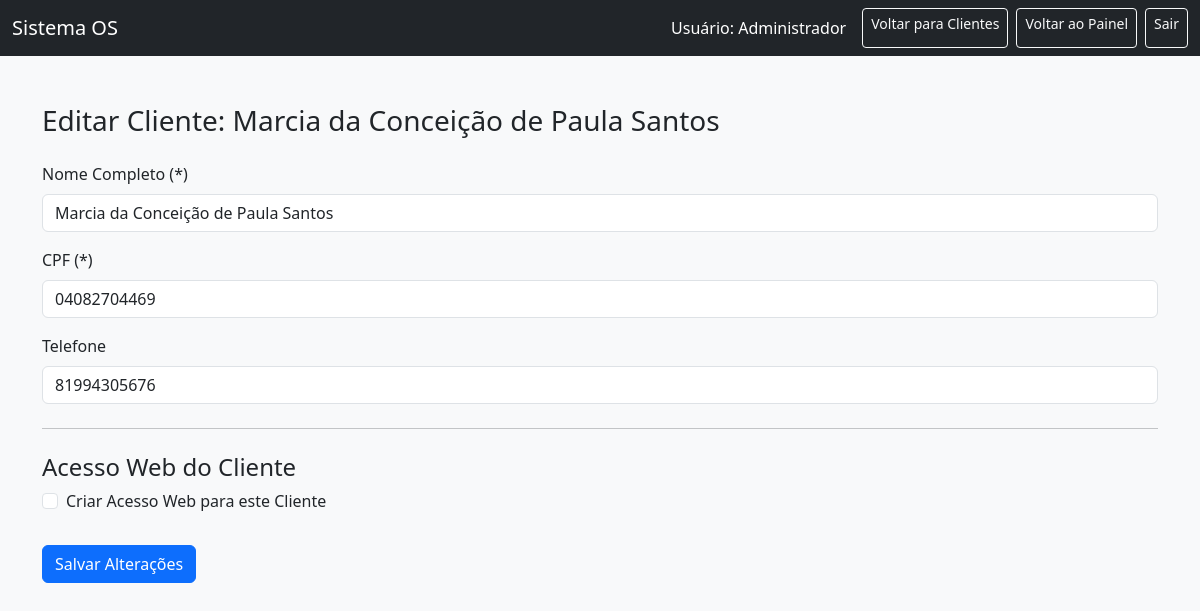
Before: /editar_cliente/1 (signed in) with the older database file.
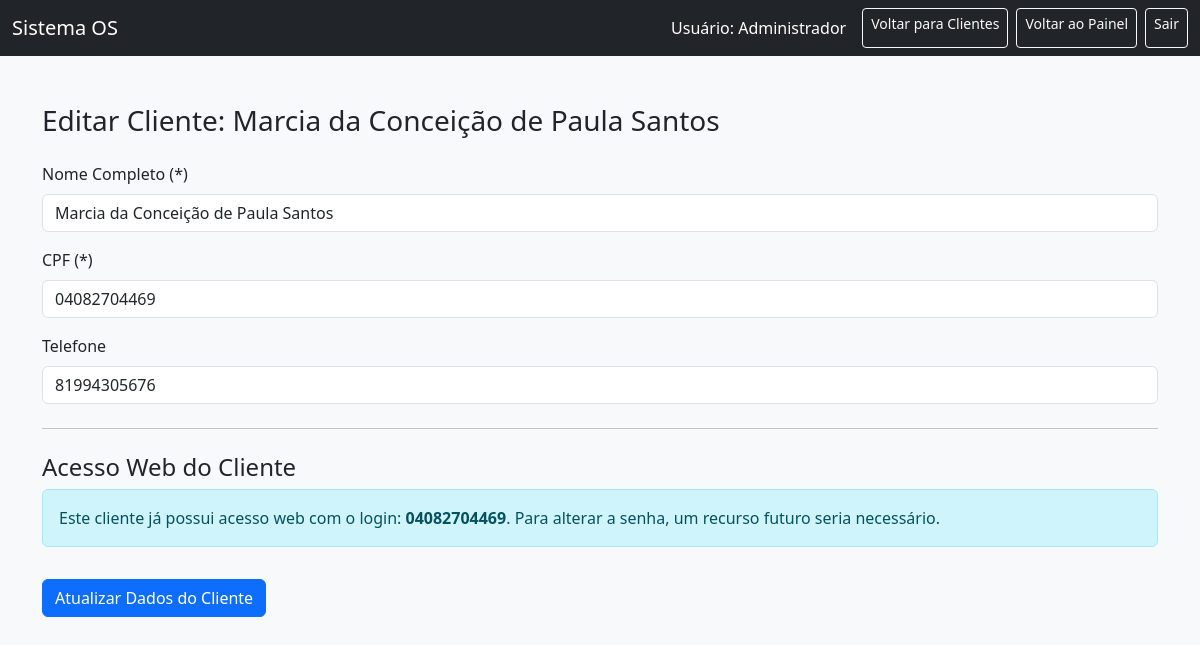
After: the same page with the newer database file.
### tables this page shows
CREATE TABLE usuarios (
            id INTEGER PRIMARY KEY AUTOINCREMENT,
            nome TEXT NOT NULL,
            login TEXT NOT NULL UNIQUE,
            senha TEXT NOT NULL,
            permissao TEXT NOT NULL,
            id_cliente INTEGER,
            FOREIGN KEY (id_cliente) REFERENCES clientes(id)
        );

### app.py (the view)
@app.route('/editar_cliente/<int:id>', methods=['GET', 'POST'])
def editar_cliente(id):
    if 'permissao' not in session or session['permissao'] not in ['admin', 'atendente']:
        flash('Você não tem permissão para acessar esta página.', 'warning')
        return redirect(url_for('dashboard'))
    conn = sqlite3.connect(DB)
    c = conn.cursor()
    if request.method == 'POST':
        nome = request.form['nome'].strip()
        cpf = request.form['cpf'].strip()
        telefone = request.form['telefone'].strip()
        criar_acesso_web = request.form.get('criar_acesso_web') # Checkbox para criar/manter acesso
        login_web = request.form.get('login_web', '').strip()
        senha_web = request.form.get('senha_web', '').strip()
        if not nome or not cpf:
            flash('Nome e CPF são campos obrigatórios para o cliente.', 'danger')
            c.execute("SELECT id, nome, cpf, telefone FROM clientes WHERE id=?", (id,))
            cliente_info = c.fetchone()
            c.execute("SELECT login FROM usuarios WHERE id_cliente=? AND permissao='cliente'", (id,))
            cliente_web_info = c.fetchone()
            conn.close()
            return render_template('editar_cliente.html', cliente=cliente_info,
                                   cliente_web_login=cliente_web_info[0] if cliente_web_info else None,
                                   permissao=session['permissao'])
        try:
            c.execute("UPDATE clientes SET nome=?, cpf=?, telefone=? WHERE id=?",
                      (nome, cpf, telefone, id))
            conn.commit()
            flash('Dados do cliente atualizados com sucesso!', 'success')
            c.execute("SELECT id, login FROM usuarios WHERE id_cliente=? AND permissao='cliente'", (id,))
            acesso_web_existente = c.fetchone()
            if criar_acesso_web: # Se o checkbox "Criar Acesso Web" está marcado
                if not acesso_web_existente: # E não existe um acesso web para este cliente
                    if not login_web or not senha_web:
                        flash('Login e Senha para o acesso web são obrigatórios para criar um novo acesso.', 'danger')
                    else:
                        hashed_senha_web = generate_password_hash(senha_web, method='pbkdf2:sha256')
                        c.execute("INSERT INTO usuarios (nome, login, senha, permissao, id_cliente) VALUES (?, ?, ?, ?, ?)",
                                  (nome, login_web, hashed_senha_web, 'cliente', id))
                        conn.commit()
                        flash(f'Acesso web criado para o cliente {nome} com login: {login_web}!', 'success')
                else: # Já existe um acesso web, então tenta atualizar (se houver dados novos)
                    update_login = False
                    update_senha = False
                    if login_web and login_web != acesso_web_existente[1]: # Se o login foi fornecido e é diferente
                        update_login = True
                    if senha_web: # Se uma nova senha foi fornecida
                        update_senha = True
                    if update_login and update_senha:
                        hashed_senha_web = generate_password_hash(senha_web, method='pbkdf2:sha256')
                        c.execute("UPDATE usuarios SET login=?, senha=? WHERE id=?",
                                  (login_web, hashed_senha_web, acesso_web_existente[0]))
                        conn.commit()
                        flash('Login e senha do acesso web atualizados!', 'success')
                    elif update_login:
                        c.execute("UPDATE usuarios SET login=? WHERE id=?",
                                  (login_web, acesso_web_existente[0]))
                        conn.commit()
                        flash('Login do acesso web atualizado!', 'success')
                    elif update_senha:
                        hashed_senha_web = generate_password_hash(senha_web, method='pbkdf2:sha256')
                        c.execute("UPDATE usuarios SET senha=? WHERE id=?",
                                  (hashed_senha_web, acesso_web_existente[0]))
                        conn.commit()
                        flash('Senha do acesso web atualizada!', 'success')
                    elif login_web == acesso_web_existente[1] and not senha_web:
                        flash('Nenhuma alteração detectada no acesso web.', 'info')
                    elif login_web and login_web != acesso_web_existente[1] and not update_senha:
                        flash('Erro: Já existe um usuário com este novo login web. Escolha outro.', 'danger')
            else: # Se o checkbox "Criar Acesso Web" NÃO está marcado
                if acesso_web_existente and (login_web or senha_web): # Se desmarcou mas tentou mudar dados
                    flash('Acesso web existente. Para editar, marque a opção "Criar/Editar Acesso Web". Para excluir, a funcionalidade ainda não está disponível.', 'info')
        except sqlite3.IntegrityError as e:
            if "UNIQUE constraint failed: clientes.cpf" in str(e):
                flash('Erro: Já existe outro cliente com este CPF.', 'danger')
            elif "UNIQUE constraint failed: usuarios.login" in str(e):
                flash('Erro: Já existe um usuário com este login web. Escolha outro.', 'danger')
            else:
                 flash(f'Erro de integridade: {e}', 'danger')
            conn.rollback() # Garante que a transação seja desfeita em caso de erro
        except Exception as e:
            flash(f'Erro ao atualizar cliente ou acesso web: {e}', 'danger')
            conn.rollback()
        finally:
            conn.close()
            return redirect(url_for('editar_cliente', id=id))
    else:
        c.execute("SELECT id, nome, cpf, telefone FROM clientes WHERE id=?", (id,))
        cliente_info = c.fetchone()
        if not cliente_info:
            conn.close()
            flash("Cliente não encontrado.", 'danger')
            return redirect(url_for('listar_clientes'))
        c.execute("SELECT login FROM usuarios WHERE id_cliente=? AND permissao='cliente'", (id,))
        cliente_web_info = c.fetchone()
        conn.close()
        return render_template('editar_cliente.html',
                               cliente=cliente_info,
                               cliente_web_login=cliente_web_info[0] if cliente_web_info else None,
                               permissao=session['permissao']) # Passa permissao para o template

### templates/editar_cliente.html (shortened to what this page needs)
<!DOCTYPE html>
<html lang="pt-br">
<head>
  <link href="https://cdn.jsdelivr.net/npm/bootstrap@5.3.0/dist/css/bootstrap.min.css" rel="stylesheet">
</head>
<body class="bg-light">
<nav class="navbar navbar-dark bg-dark">
  <div class="container-fluid">
    <a class="navbar-brand" href="{{ url_for('dashboard') }}">Sistema OS</a>
    <div class="d-flex">
      <span class="navbar-text text-white me-3">Usuário: {{ session['usuario_nome'] }}</span>
      <a href="{{ url_for('listar_clientes') }}" class="btn btn-outline-light btn-sm me-2">Voltar para Clientes</a>
      <a href="{{ url_for('dashboard') }}" class="btn btn-outline-light btn-sm me-2">Voltar ao Painel</a>
      <a href="{{ url_for('logout') }}" class="btn btn-outline-light btn-sm">Sair</a>
    </div>
  </div>
</nav>
<div class="container py-5">
  <h3>Editar Cliente: {{ cliente[1] }}</h3>
  <form method="POST" class="mt-4">
    <div class="mb-3">
      <label for="nome" class="form-label">Nome Completo (*)</label>
      <input type="text" class="form-control" id="nome" name="nome" value="{{ cliente[1] }}" required>
    </div>
    <div class="mb-3">
      <label for="cpf" class="form-label">CPF (*)</label>
      <input type="text" class="form-control" id="cpf" name="cpf" value="{{ cliente[2] }}" required pattern="\d{3}\.?\d{3}\.?\d{3}-?\d{2}" title="Formato: 123.456.789-00">
    </div>
    <div class="mb-3">
      <label for="telefone" class="form-label">Telefone</label>
      <input type="text" class="form-control" id="telefone" name="telefone" value="{{ cliente[3] or '' }}">
    </div>
    <hr class="my-4">
    <h4>Acesso Web do Cliente</h4>
    {% if cliente_web_login %}
      <div class="alert alert-info">
        Este cliente já possui acesso web com o login: <strong>{{ cliente_web_login }}</strong>.
        Para alterar a senha, um recurso futuro seria necessário.
      </div>
      <button type="submit" class="btn btn-primary mt-3">Atualizar Dados do Cliente</button>
    {% else %}
      <div class="form-check mb-3">
        <input class="form-check-input" type="checkbox" id="criar_acesso_web" name="criar_acesso_web" {% if form_data and form_data.criar_acesso_web %}checked{% endif %}>
        <label class="form-check-label" for="criar_acesso_web">
          Criar Acesso Web para este Cliente
        </label>
      </div>
      <button type="submit" class="btn btn-primary mt-3">Salvar Alterações</button>
    {% endif %}
  </form>
</div>
</body>
</html>

Changed rows visible on the page:
added usuarios: login "04082704469"
Other visible differences:
form field criar_acesso_web: "☐" → (not shown)
text no longer shown: "Criar Acesso Web para este Cliente Salvar Alterações"
text now shown: "Este cliente já possui acesso web com o login: . Para alterar a senha, um recurso futuro seria necessário. Atualizar Dados do Cliente"
